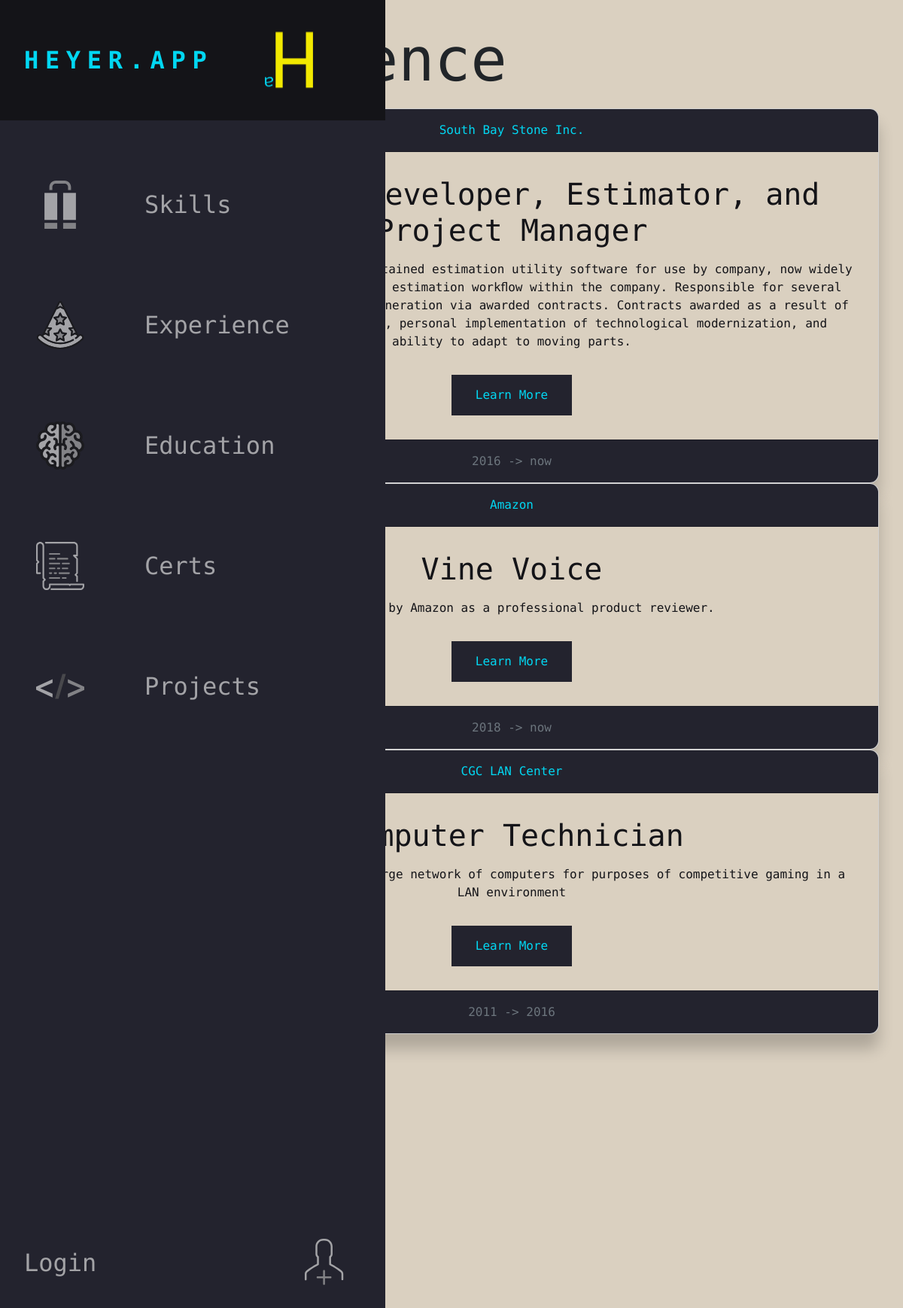
The app's page /experience/ with its own data.
### Portfolio/models.py (models this page shows, shortened)
class Experience(models.Model):
    company = models.CharField(verbose_name="Company", max_length = 256, name = "company")
    position = models.CharField(verbose_name="Position", max_length = 256, name = "position", default=None)
    description = models.CharField(verbose_name="Description", max_length = 2048, name = "description", default=None)
    start_year = models.CharField(verbose_name="Start Year", max_length = 4, name = "start_year")
    end_year = models.CharField(verbose_name="End Year", max_length = 4, name = "end_year", default="now")
    link = models.URLField(verbose_name="Link", max_length=256, default= "https://heyer.app")
    class Meta:
        ordering = ["-pk"]
        verbose_name = "Experience"
        verbose_name_plural = "Experience"

### Portfolio/views.py (the view)
# urls.py: path("experience/", views.Experience.as_view(), name="experience"),
class Experience(ListView):
    model = models.Experience
    template_name = "Portfolio/experience.html"

### Portfolio/templates/Portfolio/experience.html (shortened to what this page needs)
{% extends "base.html" %}
{% block head %}
<link href="https://cdn.jsdelivr.net/npm/bootstrap@5.2.1/dist/css/bootstrap.min.css" rel="stylesheet">
{% endblock %}
{% block content %}
  <main>
    <h1>Experience </h1>
    {% for item in object_list reversed %}
    <div class="biz-card simple-border-shadow card text-center">
      <div class="biz-card-hf card-header">
        {{item.company}}
      </div>
      <div class="biz-card-body card-body">
        <h5 class="card-title">{{item.position }}</h5>
        <p class="card-text">{{item.description}}</p>
        <a href="{{item.link}}" class="button">Learn More</a>
      </div>
      <div class="biz-card-hf card-footer text-muted">
        {{item.start_year}} -> {{item.end_year}}
      </div>
    </div>
    {% endfor %}
  </main>
{% endblock %}

### Portfolio/static/Portfolio/css/style.css (style rules this page uses)
* { font-family: 'Source Code Pro' !important; }
.card { position: inherit !important; }
.button { font-weight: normal; font-family: 'Source Code Pro' !important; background-color: var(--bg-primary); border: none; color: var(--text-secondary); padding: 15px 32px; text-align: center; text-decoration: none; display: inline-block; font-size: 16px; transition-duration: 0.4s; -webkit-appearance: none; -moz-appearance: none; appearance: none; border-radius: 0; }
.simple-border-shadow { border: 2px solid var(--bg-secondary); box-shadow: 0 20px 20px rgba(0, 0, 0, 0.2); }
.biz-card { margin: auto; font-size: 16px; color: var(--bg-secondary); z-index: 1 !important; }
.biz-card-hf { background-color: var(--bg-primary) !important; color: var(--text-secondary) !important; }
.biz-card-body { background-color: var(--body-primary); }
:root { font-size: 32px; font-family: 'Source Code Pro' !important; --text-primary: #f2e900 ; --text-secondary: #02d7f2; --bg-primary: #23232e; --bg-secondary: #141418; --body-primary: #dad0c0; --transition-speed: 600ms; }
body { color: #23232e; background-color: var(--body-primary) !important; margin: 0; padding: 0; }
main { margin-left: 5rem; padding: 1rem; }

### records on screen
Experience: company "South Bay Stone Inc.", position "Software Developer, Estimator, and Project Manager", description "Personally developed and maintained estimation utility software for use by company, now widely regarded as the standard for estimation workﬂow within the company. Responsible for several millions in annual revenue generation via awarded contracts. Contracts awarded as a result of severe attention to detail, personal implementation of technological modernization, and ability to adapt to moving parts.", start_year "2016", end_year "now"
Experience: company "Amazon", position "Vine Voice", description "Contracted by Amazon as a professional product reviewer.", start_year "2018", end_year "now"
Experience: company "CGC LAN Center", position "Computer Technician", description "Maintained and operated a large network of computers for purposes of competitive gaming in a LAN environment", start_year "2011", end_year "2016"
